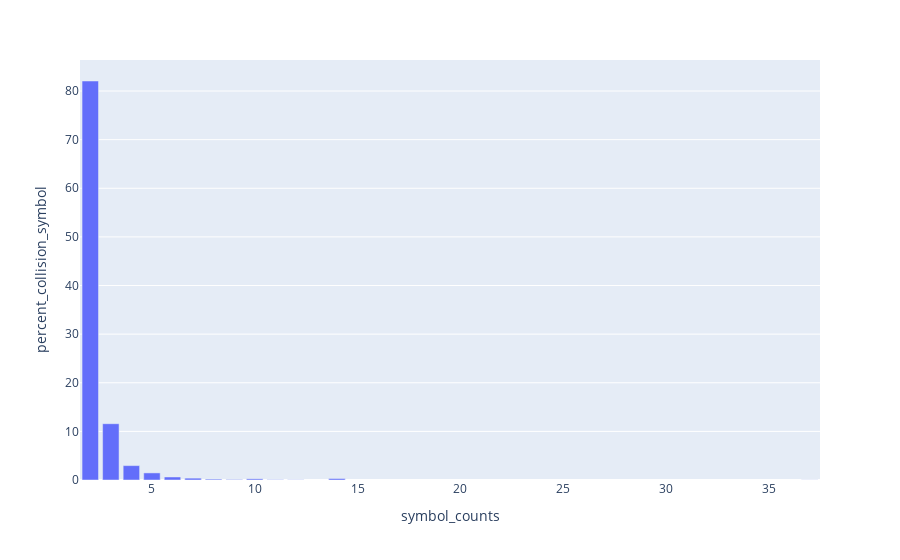

The notebook cell saved with this chart:
### Code cell
create_ambiguous_symbol_histogram(ncbi_ambiguous_symbol_counts, "NCBI", ncbi_ambiguous_symbol_set_count)

### Figure 1 — Plotly figure (JSON) as saved in the notebook; plotly's stock layout.template omitted (floating-point values rounded to 4 significant figures)
{"data": [{"alignmentgroup": "True", "hovertemplate": "symbol_counts=%{x}<br>percent_collision_symbol=%{y}<extra></extra>", "legendgroup": "", "marker": {"color": "#636efa", "pattern": {"shape": ""}}, "name": "", "offsetgroup": "", "orientation": "v", "showlegend": false, "textposition": "auto", "type": "bar", "x": [2, 3, 4, 5, 6, 7, 8, 9, 10, 11, 12, 14, 37], "xaxis": "x", "y": [82.06, 11.58, 2.959, 1.46, 0.6199, 0.3799, 0.18, 0.09998, 0.24, 0.05999, 0.03999, 0.2999, 0.02], "yaxis": "y"}], "layout": {"barmode": "relative", "legend": {"tracegroupgap": 0}, "margin": {"t": 60}, "xaxis": {"anchor": "y", "domain": [0, 1], "title": {"text": "symbol_counts"}}, "yaxis": {"anchor": "x", "domain": [0, 1], "title": {"text": "percent_collision_symbol"}}}}
